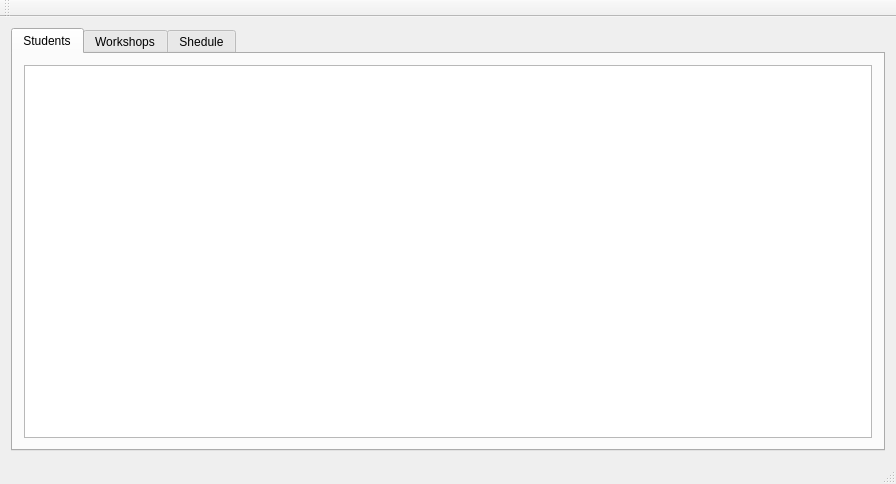
<?xml version="1.0" encoding="UTF-8"?>
<ui version="4.0">
 <class>MainWindow</class>
 <widget class="QMainWindow" name="MainWindow">
  <property name="geometry">
   <rect>
    <x>0</x>
    <y>0</y>
    <width>896</width>
    <height>484</height>
   </rect>
  </property>
  <property name="windowTitle">
   <string>MainWindow</string>
  </property>
  <widget class="QWidget" name="centralWidget">
   <layout class="QGridLayout" name="gridLayout">
    <item row="0" column="0">
     <widget class="QTabWidget" name="tabWidget">
      <property name="tabShape">
       <enum>QTabWidget::Rounded</enum>
      </property>
      <property name="currentIndex">
       <number>0</number>
      </property>
      <widget class="QWidget" name="studentsTab">
       <attribute name="title">
        <string>Students</string>
       </attribute>
       <layout class="QGridLayout" name="gridLayout_3">
        <item row="0" column="0">
         <widget class="QTableWidget" name="studentsTable"/>
        </item>
       </layout>
      </widget>
      <widget class="QWidget" name="workshopTab">
       <attribute name="title">
        <string>Workshops</string>
       </attribute>
       <layout class="QGridLayout" name="gridLayout_2">
        <item row="0" column="0">
         <widget class="QTableWidget" name="workshopTable"/>
        </item>
       </layout>
      </widget>
      <widget class="QWidget" name="sheduleTab">
       <attribute name="title">
        <string>Shedule</string>
       </attribute>
      </widget>
     </widget>
    </item>
   </layout>
  </widget>
  <widget class="QStatusBar" name="statusBar"/>
  <widget class="QMenuBar" name="menuBar">
   <property name="geometry">
    <rect>
     <x>0</x>
     <y>0</y>
     <width>896</width>
     <height>20</height>
    </rect>
   </property>
  </widget>
  <widget class="QToolBar" name="mainToolBar">
   <attribute name="toolBarArea">
    <enum>TopToolBarArea</enum>
   </attribute>
   <attribute name="toolBarBreak">
    <bool>false</bool>
   </attribute>
  </widget>
 </widget>
 <layoutdefault spacing="6" margin="11"/>
 <resources/>
 <connections/>
</ui>
